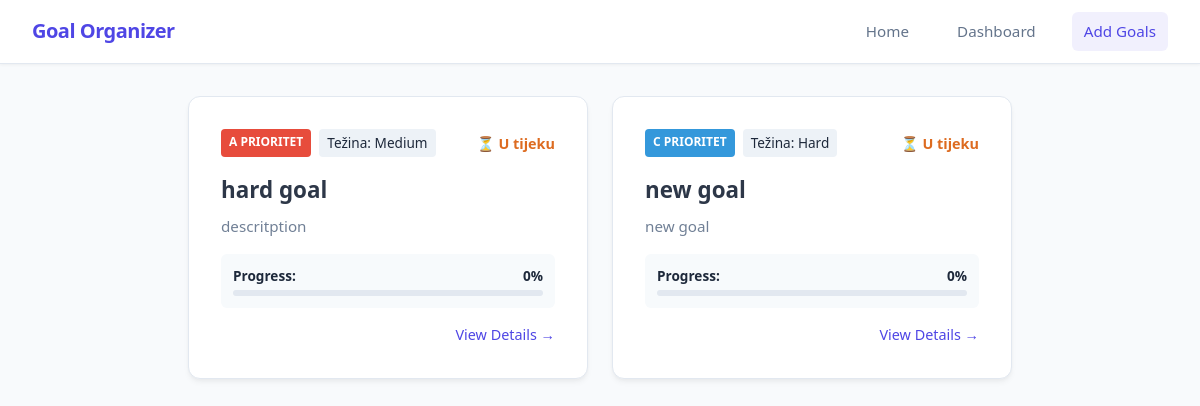
Page /dashboard on the earlier database version.
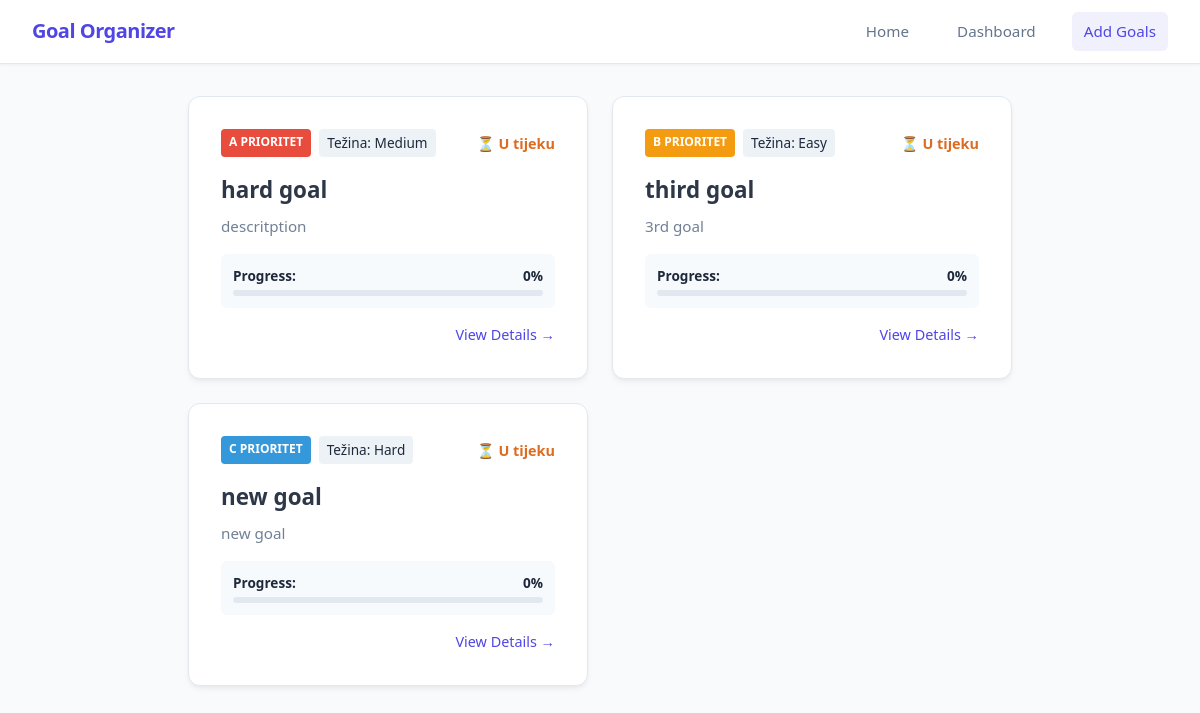
Same page on the later database version.
### app/models_db.py (models this page shows, shortened)
class Goal(db.Model):
    id = db.Column(db.Integer, primary_key=True)
    title = db.Column(db.String(100), nullable=False)
    description = db.Column(db.Text, nullable=False)
    tasks = db.Column(db.JSON, nullable=True, default=[])
    is_completed = db.Column(db.Boolean, default=False)
    progress_percentage = db.Column(db.Float, default=0.0)
    difficulty = db.Column(db.String(20), nullable=False, default='Medium')
    priority = db.Column(db.String(1), nullable=False, default='b')

### app/routes.py (the view)
@main.route("/dashboard", methods=['GET', 'POST'])
def dashboard():
    goals = Goal.query.order_by(Goal.priority.asc()).all()
    return render_template('dashboard.html', goals=goals)

### app/templates/dashboard.html (shortened to what this page needs)
{% extends 'base.html' %}
{%block content%}
<div class="dashboard-wrapper">
    <div class="goals-grid-container">
        {% if goals %}
            {% for goal in goals %}
                <div class="card" style="margin: 0; display: flex; flex-direction: column; gap: 1rem; justify-content: space-between;">
                    <div style="display: flex; gap: 0.5rem; align-items: center; justify-content: space-between;">
                        <div style="display: flex; gap: 0.5rem;">
                            <span class="badge badge-{{ goal.priority }} ">{{ goal.priority | upper }} prioritet</span>
                            <span style="background: #edf2f7; padding: 0.25rem 0.5rem; border-radius: 4px; font-size: 0.85rem; font-weight: 500;">
                                Težina: {{ goal.difficulty }}
                            </span>
                        </div>
                        <div>
                            {% if goal.is_completed %}
                                <span style="color: #38a169; font-weight: bold; font-size: 0.9rem;">✓ Završeno</span>
                            {% else %}
                                <span style="color: #dd6b20; font-weight: bold; font-size: 0.9rem;">⏳ U tijeku</span>
                            {% endif %}
                        </div>
                    </div>
                    <div>
                        <h2 style="margin: 0 0 0.5rem 0; font-size: 1.4rem;">
                            <a href="{{ url_for('main.view_goal', goal_id=goal.id) }}" style="color: #2d3748; text-decoration: none; hover: underline;">
                                {{ goal.title }}
                            </a>
                        </h2>
                        <p style="margin: 0; color: #718096; line-height: 1.5; font-size: 0.95rem;">
                            {{ goal.description or 'Nema opisa.' }}
                        </p>
                    </div>
                    <div style="background: #f7fafc; padding: 0.75rem; border-radius: 6px;">
                        <div style="display: flex; justify-content: space-between; margin-bottom: 0.25rem; font-weight: 600; font-size: 0.85rem;">
                            <span>Progress:</span>
                            <span>{{ goal.progress_percentage | round | int }}%</span>
                        </div>
                        <div style="width: 100%; background: #e2e8f0; height: 6px; border-radius: 4px; overflow: hidden;">
                        </div>
                    </div>
                    <div style="display: flex; justify-content: flex-end; margin-top: auto;">
                        <a href="{{ url_for('main.view_goal', goal_id=goal.id) }}" style="text-decoration: none; color: var(--primary); font-weight: 500; font-size: 0.9rem;">
                            View Details →
                        </a>
                    </div>
                </div>
            {% endfor %}
        {% else %}
            <p style="grid-column: span 2; text-align: center; color: var(--text-muted); font-style: italic;">
                Trenutno nemate dodanih ciljeva.
            </p>
        {% endif %}
    </div>
</div>
{% endblock %}

### app/templates/base.html (shortened to what this page needs)
<!DOCTYPE html>
<html lang="en">
<head>
    <script src="https://unpkg.com/@tailwindcss/browser@4"></script>
</head>
<body>
    <header>
        <nav class="navbar">
            <div class="navbar-container">
                <a href="/" class="navbar-brand">Goal Organizer</a>
                <ul class="navbar-links">
                    <a href="/">Home</a>
                    <a href="/dashboard">Dashboard</a>
                    <a href="/goals" class="active">Add Goals</a>
                </ul>
            </div>
        </nav>
    </header>
    <main>
        {%block content %} {% endblock %}
    </main>
</body>
<link rel="stylesheet"
      href="{{ url_for('static', filename='style.css') }}">
</html>

### app/static/style.css (style rules this page uses)
:root { --bg-color: #f8fafc; --card-bg: #ffffff; --text-main: #1e293b; --text-muted: #64748b; --border-color: #e2e8f0; --primary: #4f46e5; --primary-hover: #4338ca; --success: #22c55e; --pending: #f59e0b; }
body { font-family: 'Segoe UI', Roboto, Helvetica, Arial, sans-serif; background-color: var(--bg-color); color: var(--text-main); margin: 0; padding: 2rem; display: flex; justify-content: center; }
h1, h2, h3, a, .goal-title { white-space: nowrap; overflow: hidden; text-overflow: ellipsis; max-width: 100%; }
p { word-break: break-word; overflow-wrap: anywhere; white-space: normal; }
.badge { padding: 4px 8px; border-radius: 4px; font-size: 12px; font-weight: bold; text-transform: uppercase; }
.badge-a { background-color: #e74c3c; color: white; }
.badge-b { background-color: #f39c12; color: white; }
.badge-c { background-color: #3498db; color: white; }
.card { max-width: 600px; min-width: 400px; background: var(--card-bg); padding: 2rem; border-radius: 12px; box-shadow: 0 4px 6px -1px rgba(0, 0, 0, 0.05), 0 2px 4px -1px rgba(0, 0, 0, 0.03); border: 1px solid var(--border-color); }
.card h2 { margin-top: 0; margin-bottom: 1.5rem; font-size: 1.25rem; font-weight: 600; }
.badge { padding: 0.25rem 0.5rem; border-radius: 4px; font-size: 0.75rem; font-weight: 600; text-transform: uppercase; }
.navbar { position: fixed; top: 0; left: 0; right: 0; height: 64px; background-color: var(--card-bg); border-bottom: 1px solid var(--border-color); box-shadow: 0 1px 3px 0 rgba(0, 0, 0, 0.05); display: flex; justify-content: center; align-items: center; z-index: 1000; }
.navbar-container { width: 100%; max-width: 1200px; padding: 0 2rem; display: flex; justify-content: space-between; align-items: center; box-sizing: border-box; }
.navbar-brand { font-size: 1.25rem; font-weight: 700; color: var(--primary); text-decoration: none; letter-spacing: -0.025em; }
.navbar-links { display: flex; gap: 1.5rem; list-style: none; margin: 0; padding: 0; }
.navbar-links a { text-decoration: none; color: var(--text-muted); font-size: 0.95rem; font-weight: 500; padding: 0.5rem 0.75rem; border-radius: 6px; transition: color 0.2s, background-color 0.2s; }
.navbar-links a.active { color: var(--primary); background-color: rgba(79, 70, 229, 0.08); }
body { padding-top: calc(64px + 2rem); }
.dashboard-wrapper { width: 100%; max-width: 1200px; margin: 0 auto; }
.goals-grid-container { display: grid; grid-template-columns: repeat(2, 1fr); gap: 1.5rem; width: 100%; }

Differences in the rows shown:
added Goal: priority "B", difficulty "Easy", is_completed "⏳ U tijeku", title "third goal", description "3rd goal", progress_percentage "0"
